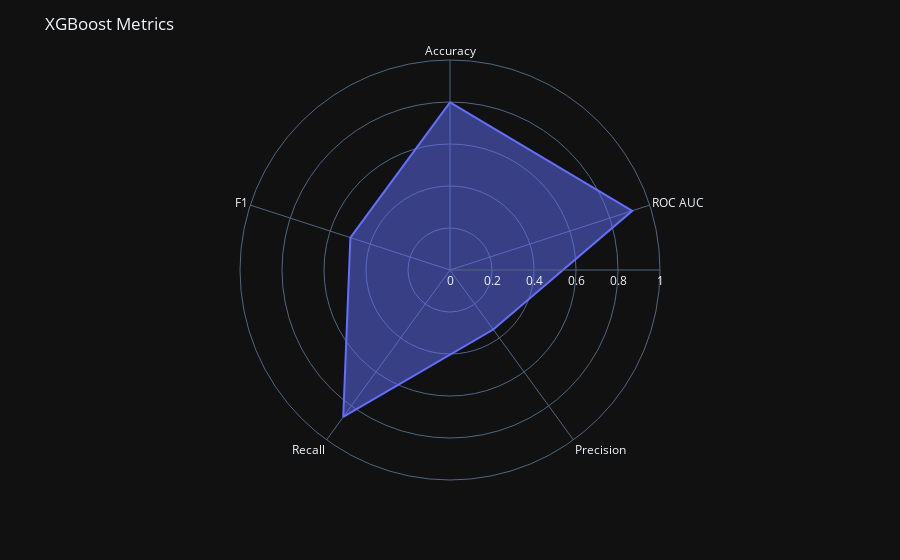

Write notebook code for a chart like this one.
### Code cell
#Produce radar plot comparing all metrics associated to final model.
fig = px.line_polar(
    final_results_df_long,
    r='Score',
    theta='Metric',
    line_close=True,
    template='plotly_dark'
    )


fig.update_layout(
    title='XGBoost Metrics',
    polar=dict(
        radialaxis=dict(
            visible=True,
            range=[0,1]
        ),
        angularaxis=dict(
            direction='clockwise'
        )
    ),
)
fig.update_traces(fill='toself')
fig.show()

### Figure 1 — Plotly figure (JSON) as saved in the notebook; plotly's stock layout.template omitted (floating-point values rounded to 4 significant figures)
{"data": [{"fill": "toself", "hovertemplate": "Score=%{r}<br>Metric=%{theta}<extra></extra>", "legendgroup": "", "line": {"color": "#636efa", "dash": "solid"}, "marker": {"symbol": "circle"}, "mode": "lines", "name": "", "r": [0.7986, 0.9126, 0.3505, 0.8649, 0.4988, 0.7986], "showlegend": false, "subplot": "polar", "theta": ["Accuracy", "ROC AUC", "Precision", "Recall", "F1", "Accuracy"], "type": "scatterpolar"}], "layout": {"legend": {"tracegroupgap": 0}, "margin": {"t": 60}, "polar": {"angularaxis": {"direction": "clockwise", "rotation": 90}, "domain": {"x": [0, 1], "y": [0, 1]}, "radialaxis": {"range": [0, 1], "visible": true}}, "title": {"text": "XGBoost Metrics"}}}
